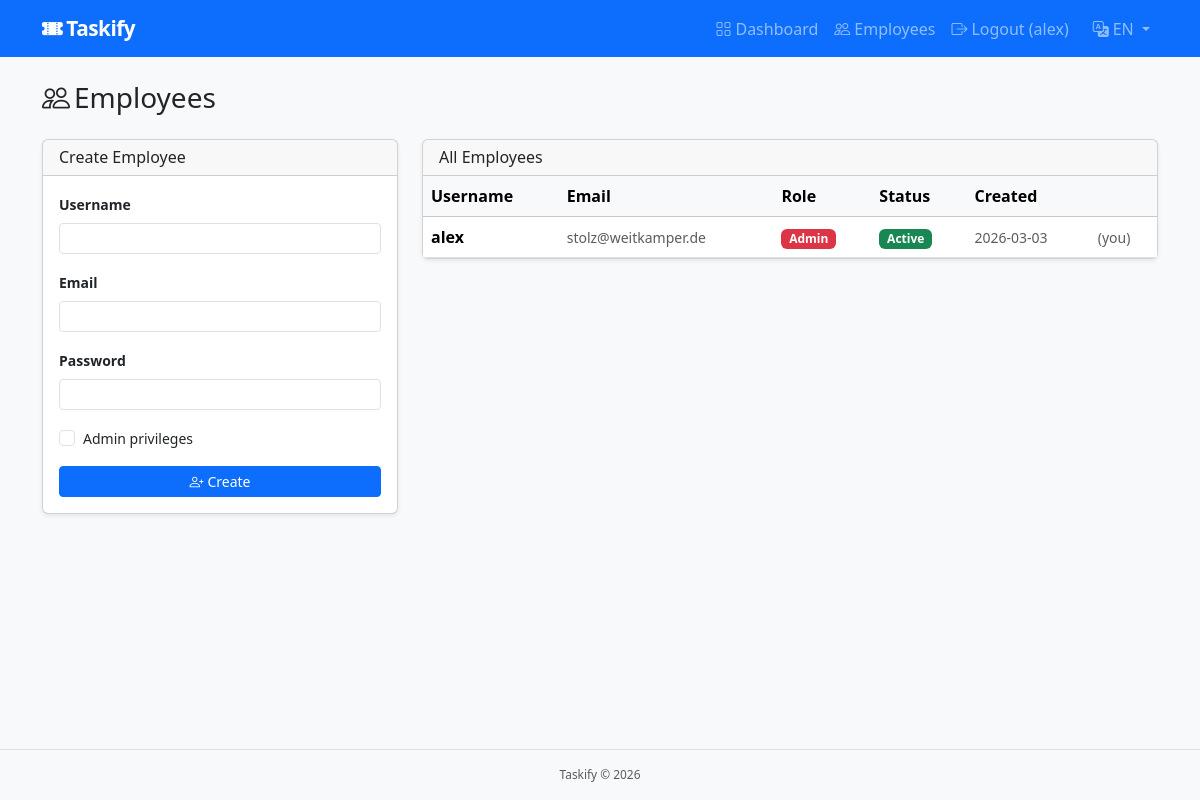
Page /admin/employees (signed in) on the committed database.
### models.py (models this page shows, shortened)
class Employee(UserMixin, db.Model):
    __tablename__ = 'employees'
    id = db.Column(db.Integer, primary_key=True)
    username = db.Column(db.String(80), unique=True, nullable=False)
    email = db.Column(db.String(120), unique=True, nullable=False)
    password_hash = db.Column(db.String(256), nullable=False)
    is_admin = db.Column(db.Boolean, default=False, nullable=False)
    is_active = db.Column(db.Boolean, default=True, nullable=False)
    created_at = db.Column(db.DateTime, default=datetime.utcnow, nullable=False)
    messages = db.relationship('Message', backref='author', lazy='dynamic')
    assignments = db.relationship('Assignment', backref='employee', lazy='dynamic')

### app.py (the view, shortened to what this page needs)
@app.route('/admin/employees', methods=['GET', 'POST'])
@login_required
@admin_required
def admin_employees():
    employees = Employee.query.order_by(Employee.created_at.desc()).all()
    return render_template('admin/employees.html', employees=employees)

### app.py (called while the page is built)
def get_locale_selector():
    return session.get('lang',
                       request.accept_languages.best_match(['en', 'de'], default='en'))

@app.context_processor
def inject_globals():
    return {
        'now': datetime.utcnow(),
        'status_label': status_label,
        'get_locale': get_locale,
    }

@login_manager.user_loader
def load_user(user_id):
    return db.session.get(Employee, int(user_id))

def admin_required(f):
    @wraps(f)
    def decorated(*args, **kwargs):
        if not current_user.is_authenticated or not current_user.is_admin:
            abort(403)
        return f(*args, **kwargs)
    return decorated

### templates/admin/employees.html (shortened to what this page needs)
{% extends 'base.html' %}
{% block content %}
<div class="d-flex justify-content-between align-items-center mb-4">
  <h1 class="h3 mb-0"><i class="bi bi-people me-1"></i>{{ _('Employees') }}</h1>
</div>
<div class="row g-4">
  <div class="col-lg-4">
    <div class="card shadow-sm">
      <div class="card-header"><h6 class="mb-0">{{ _('Create Employee') }}</h6></div>
      <div class="card-body">
        <form method="post">
          <div class="mb-3">
            <label for="username" class="form-label small fw-semibold">{{ _('Username') }}</label>
            <input type="text" class="form-control form-control-sm" id="username" name="username"
                   required value="{{ request.form.username or '' }}">
          </div>
          <div class="mb-3">
            <label for="email" class="form-label small fw-semibold">{{ _('Email') }}</label>
            <input type="email" class="form-control form-control-sm" id="email" name="email"
                   required value="{{ request.form.email or '' }}">
          </div>
          <div class="mb-3">
            <label for="password" class="form-label small fw-semibold">{{ _('Password') }}</label>
            <input type="password" class="form-control form-control-sm" id="password" name="password"
                   required autocomplete="new-password">
          </div>
          <div class="mb-3 form-check">
            <input type="checkbox" class="form-check-input" id="is_admin" name="is_admin"
                   {{ 'checked' if request.form.is_admin }}>
            <label class="form-check-label small" for="is_admin">{{ _('Admin privileges') }}</label>
          </div>
          <button type="submit" class="btn btn-primary btn-sm w-100">
            <i class="bi bi-person-plus me-1"></i>{{ _('Create') }}
          </button>
        </form>
      </div>
    </div>
  </div>
  <div class="col-lg-8">
    <div class="card shadow-sm">
      <div class="card-header"><h6 class="mb-0">{{ _('All Employees') }}</h6></div>
      <div class="card-body p-0">
        <table class="table table-hover mb-0">
          <thead class="table-light">
            <tr>
              <th>{{ _('Username') }}</th>
              <th>{{ _('Email') }}</th>
              <th>{{ _('Role') }}</th>
              <th>{{ _('Status') }}</th>
              <th>{{ _('Created') }}</th>
              <th></th>
            </tr>
          </thead>
          <tbody>
            {% for emp in employees %}
            <tr class="{{ 'table-danger' if not emp.is_active else '' }}">
              <td class="fw-semibold">{{ emp.username }}</td>
              <td class="text-muted small">{{ emp.email }}</td>
              <td>
                {% if emp.is_admin %}
                  <span class="badge bg-danger">{{ _('Admin') }}</span>
                {% else %}
                  <span class="badge bg-secondary">{{ _('Staff') }}</span>
                {% endif %}
              </td>
              <td>
                {% if emp.is_active %}
                  <span class="badge bg-success">{{ _('Active') }}</span>
                {% else %}
                  <span class="badge bg-secondary">{{ _('Inactive') }}</span>
                {% endif %}
              </td>
              <td class="text-muted small">{{ emp.created_at.strftime('%Y-%m-%d') }}</td>
              <td>
                {% if emp.id != current_user.id %}
                <form method="post" action="{{ url_for('toggle_employee', emp_id=emp.id) }}"
                      class="d-inline"
                      onsubmit="return confirm('{{ _('Are you sure?') }}')">
                  <button type="submit" class="btn btn-sm {{ 'btn-outline-danger' if emp.is_active else 'btn-outline-success' }}">
                    {% if emp.is_active %}
                      <i class="bi bi-person-dash me-1"></i>{{ _('Deactivate') }}
                    {% else %}
                      <i class="bi bi-person-check me-1"></i>{{ _('Activate') }}
                    {% endif %}
                  </button>
                </form>
                {% else %}
                <span class="text-muted small">({{ _('you') }})</span>
                {% endif %}
              </td>
            </tr>
            {% endfor %}
          </tbody>
        </table>
      </div>
    </div>
  </div>
</div>
{% endblock %}

### templates/base.html (shortened to what this page needs)
<!doctype html>
<html lang="{{ get_locale() }}">
<head>
  <link rel="stylesheet" href="https://cdn.jsdelivr.net/npm/bootstrap@5.3.3/dist/css/bootstrap.min.css">
  <link rel="stylesheet" href="https://cdn.jsdelivr.net/npm/bootstrap-icons@1.11.3/font/bootstrap-icons.min.css">
  <link rel="stylesheet" href="{{ url_for('static', filename='style.css') }}">
</head>
<body class="d-flex flex-column min-vh-100">
<nav class="navbar navbar-expand-md navbar-dark bg-primary">
  <div class="container">
    <a class="navbar-brand fw-bold" href="{{ url_for('submit') }}">
      <i class="bi bi-ticket-perforated-fill me-1"></i>Taskify
    </a>
    <div class="collapse navbar-collapse" id="navContent">
      <ul class="navbar-nav ms-auto mb-2 mb-md-0">
        {% if current_user.is_authenticated %}
          <li class="nav-item">
            <a class="nav-link" href="{{ url_for('dashboard') }}">
              <i class="bi bi-grid me-1"></i>{{ _('Dashboard') }}
            </a>
          </li>
          {% if current_user.is_admin %}
          <li class="nav-item">
            <a class="nav-link" href="{{ url_for('admin_employees') }}">
              <i class="bi bi-people me-1"></i>{{ _('Employees') }}
            </a>
          </li>
          {% endif %}
          <li class="nav-item">
            <a class="nav-link" href="{{ url_for('logout') }}">
              <i class="bi bi-box-arrow-right me-1"></i>{{ _('Logout') }} ({{ current_user.username }})
            </a>
          </li>
        {% else %}
          <li class="nav-item">
            <a class="nav-link" href="{{ url_for('login') }}">
              <i class="bi bi-person me-1"></i>{{ _('Employee Login') }}
            </a>
          </li>
        {% endif %}
        <li class="nav-item dropdown ms-2">
          <a class="nav-link dropdown-toggle" href="#" role="button" data-bs-toggle="dropdown">
            <i class="bi bi-translate me-1"></i>{{ get_locale()|string|upper }}
          </a>
        </li>
      </ul>
    </div>
  </div>
</nav>
<main class="flex-grow-1 py-4">
  <div class="container">
    {% block content %}{% endblock %}
  </div>
</main>
<footer class="bg-light border-top py-3 mt-auto">
  <div class="container text-center text-muted small">
    Taskify &copy; {{ now.year if now else 2024 }}
  </div>
</footer>
</body>
</html>

### static/style.css (style rules this page uses)
body { background-color: #f8f9fa; }
.navbar-brand { font-size: 1.3rem; letter-spacing: -0.5px; }
.table td, .table th { vertical-align: middle; }
footer { font-size: 0.85rem; }

### rows in the picture
Employee: username "alex", email "stolz@weitkamper.de", created_at "2026-03-03"

### other values in the picture
{{ get_locale()|string|upper }} "EN"
